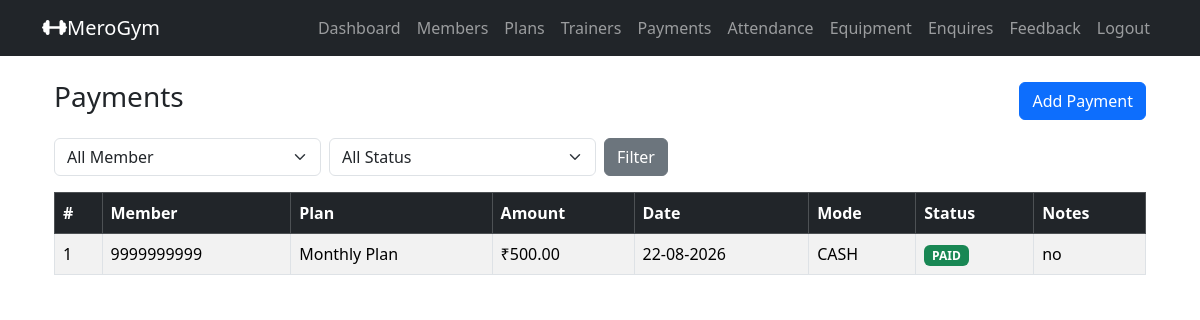
Page /admin_payments_list/ (signed in) on the committed database.
### gymapp/models.py (models this page shows, shortened)
class Payment(models.Model):
    PAYMENT_MODE_CHOICES = (
        ('CASH', 'Cash'),
        ('ONLINE', 'Online'),
    )
    PAYMENT_STATUS_CHOICES = (
        ('PAID', 'Paid'),
        ('PENDING', 'Pending')
    )
    member = models.ForeignKey(MemberProfile,
                               on_delete=models.CASCADE, # if member is deleted, delete payment
                               related_name='payments' # access payment via member.payments
                               )
    plan = models.ForeignKey(
        MembershipPlan,
        on_delete=models.SET_NULL, # if plan is deleted, set to null
        null=True, blank=True,
        related_name='payments'
    )
    amount = models.DecimalField(max_digits=8, decimal_places=2)
    payment_date = models.DateField(default=timezone.now)
    mode = models.CharField(max_length=50, choices=PAYMENT_MODE_CHOICES)
    status = models.CharField(max_length=50, choices=PAYMENT_STATUS_CHOICES)
    notes = models.TextField(blank=True) # optional field for any additional notes about the payment

class MemberProfile(models.Model):
    GENDER_CHOICES = (
        ('MALE', 'Male'),
        ('FEMALE', 'Female'),
        ('OTHER', 'Other'),
    )
    user = models.OneToOneField(settings.AUTH_USER_MODEL, on_delete=models.CASCADE, related_name='member_profile')
    full_name = models.CharField(max_length=100)
    mobile = models.CharField(max_length=15)
    age = models.PositiveIntegerField(null=True, blank=True)
    gender = models.CharField(max_length=10, choices=GENDER_CHOICES, null=True, blank=True)
    address = models.TextField(blank=True)
    join_date = models.DateField(default=timezone.now)
    plan = models.ForeignKey(MembershipPlan,
                             on_delete=models.SET_NULL, # If plan is deleted, set to null
                             null=True, blank=True,
                             related_name='members'
                             )
    trainer = models.ForeignKey(Trainer,
                                on_delete=models.SET_NULL, # If trainer is deleted, set to null
                                null=True, blank=True,
                                related_name='members' # access members via trainer.members
                                )
    membership_start = models.DateField(null=True, blank=True)
    membership_end = models.DateField(null=True, blank=True)

class MembershipPlan(models.Model):
    name = models.CharField(max_length=100)
    duration_months = models.PositiveIntegerField()
    fee = models.DecimalField(max_digits=10, decimal_places=2)
    description = models.TextField(blank=True)

### gymapp/views.py (the view)
    def wrapper(request, *args, **kwargs):
        if not request.user.is_authenticated or getattr(request.user, 'role', None) != 'ADMIN':
            messages.error(request, 'You must be logged in as an admin to access this page.')
            return redirect('admin_login')  # Redirect to the admin login page
        return view_func(request, *args, **kwargs)

### gymapp/views.py (called while the page is built)
def admin_required(view_func):
    def wrapper(request, *args, **kwargs):
        if not request.user.is_authenticated or getattr(request.user, 'role', None) != 'ADMIN':
            messages.error(request, 'You must be logged in as an admin to access this page.')
            return redirect('admin_login')  # Redirect to the admin login page
        return view_func(request, *args, **kwargs)
    return wrapper

@admin_required
def admin_payments_list(request):
    member_id = request.GET.get('member_id')
    status = request.GET.get('status')
    payments = Payment.objects.select_related('member', 'plan').all().order_by('-payment_date')
    if member_id:
        payments = payments.filter(member__id=member_id)
    if status in ['PENDING', 'PAID']:
        payments = payments.filter(status=status)
    members = MemberProfile.objects.all().order_by('full_name')
    return render(
        request,
        'admin_payments_list.html',
        {
            'payments': payments,
            'members': members,
            'selected_member_id': member_id,
            'selected_status': status
        }
    )

### gymapp/templates/admin_payments_list.html (shortened to what this page needs)
{% extends "base.html" %}
{% block content %}
<div class="container mt-4">
    <div class="d-flex justify-content-between align-items-center mb-3">
        <h3>Payments</h3>
        <a href="{% url 'admin_payment_add' %}" class="btn btn-primary">Add Payment</a>
    </div>
    <form method="get" class="row g-2 mb-3">
        <div class="col-md-3">
            <select name="member" class="form-select">
                <option value="">All Member</option>
            </select>
        </div>
        <div class="col-md-3">
            <select name="status" class="form-select">
                <option value="">All Status</option>
            </select>
        </div>
        <div class="col-md-2">
            <button type="submit" class="btn btn-secondary">Filter</button>
        </div>
    </form>
    <table class="table table-bordered table-striped">
        <thead class="table-dark">
            <tr>
                <th>#</th>
                <th>Member</th>
                <th>Plan</th>
                <th>Amount</th>
                <th>Date</th>
                <th>Mode</th>
                <th>Status</th>
                <th>Notes</th>
            </tr>
        </thead>
        <tbody>
            {% for payment in payments %}
           <tr>
    <td>{{ forloop.counter }}</td>
    <td>{{ payment.member.full_name }}</td>
    <td>{{ payment.plan.name }}</td>
    <td>₹{{ payment.amount }}</td>
    <td>{{ payment.payment_date|date:"d-m-Y" }}</td>
    <td>{{ payment.mode }}</td>
    <td>
        <span class="badge {% if payment.status == 'PAID' %}bg-success{% else %}bg-warning{% endif %}">
            {{ payment.status }}
        </span>
    </td>
    <td>{{ payment.notes }}</td>
</tr>
            {% empty %}
            <tr>
                <td colspan="8" class="text-center">No payments found</td>
            </tr>
            {% endfor %}
        </tbody>
    </table>
</div>
{% endblock %}

### rows in the picture
Payment: member.full_name "9999999999", plan.name "Monthly Plan", amount "500.00", payment_date "22-08-2026", mode "CASH", status "PAID", notes "no"
